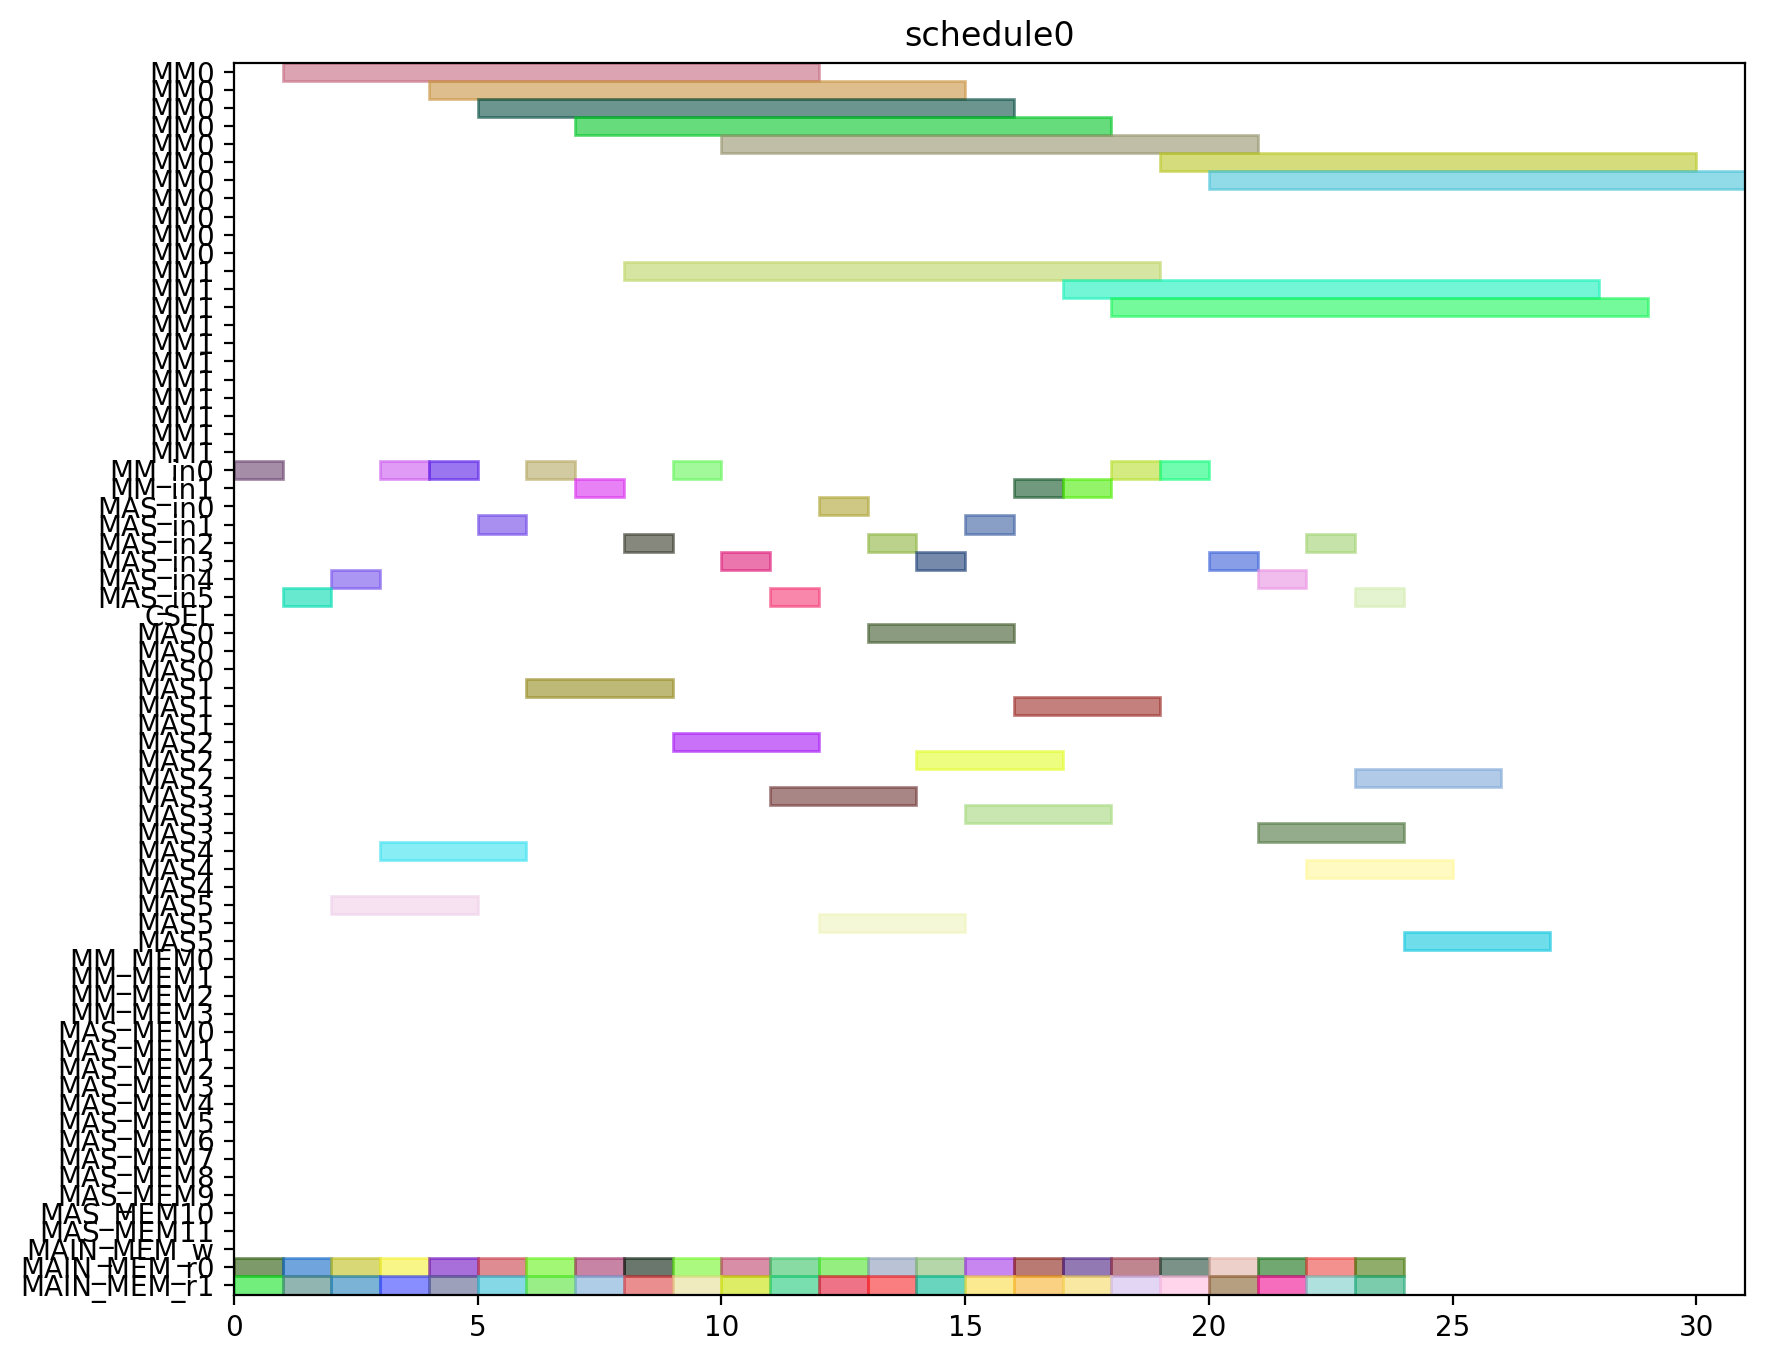

Write Python code to recreate this figure.
from pyschedule import Scenario, solvers, plotters, alt


def solve():
	horizon = 120
	S = Scenario("schedule0", horizon=horizon)

	# resource
	MM = S.Resources('MM', num=2, size=11)
	MM_in = S.Resources('MM_in', num=2)
	MAS_in = S.Resources('MAS_in', num=6)
	CSEL = S.Resource('CSEL')
	MAS = S.Resources('MAS', num=6, size=3, periods=range(1, horizon))
	MM_MEM = S.Resources('MM_MEM', num=4)
	MAS_MEM = S.Resources('MAS_MEM', num=12)
	MAIN_MEM_w = S.Resource('MAIN_MEM_w', size=1)
	MAIN_MEM_r = S.Resources('MAIN_MEM_r', num=2)

	# result of previous scheduling

	# new tasks
	t0_t0 = S.Task('t0_t0', length=3, delay_cost=1)
	t0_t0 += alt(MAS)
	t0_t0_in = S.Task('t0_t0_in', length=1, delay_cost=1)
	t0_t0_in += alt(MAS_in)
	S += t0_t0_in*MAS_in[0]<=t0_t0*MAS[0]

	S += t0_t0_in*MAS_in[1]<=t0_t0*MAS[1]

	S += t0_t0_in*MAS_in[2]<=t0_t0*MAS[2]

	S += t0_t0_in*MAS_in[3]<=t0_t0*MAS[3]

	S += t0_t0_in*MAS_in[4]<=t0_t0*MAS[4]

	S += t0_t0_in*MAS_in[5]<=t0_t0*MAS[5]

	t0_t0_mem0 = S.Task('t0_t0_mem0', length=1, delay_cost=1)
	t0_t0_mem0 += MAIN_MEM_r[0]
	S += t0_t0_mem0 <= t0_t0

	t0_t0_mem1 = S.Task('t0_t0_mem1', length=1, delay_cost=1)
	t0_t0_mem1 += MAIN_MEM_r[1]
	S += t0_t0_mem1 <= t0_t0

	t0_t1 = S.Task('t0_t1', length=3, delay_cost=1)
	t0_t1 += alt(MAS)
	t0_t1_in = S.Task('t0_t1_in', length=1, delay_cost=1)
	t0_t1_in += alt(MAS_in)
	S += t0_t1_in*MAS_in[0]<=t0_t1*MAS[0]

	S += t0_t1_in*MAS_in[1]<=t0_t1*MAS[1]

	S += t0_t1_in*MAS_in[2]<=t0_t1*MAS[2]

	S += t0_t1_in*MAS_in[3]<=t0_t1*MAS[3]

	S += t0_t1_in*MAS_in[4]<=t0_t1*MAS[4]

	S += t0_t1_in*MAS_in[5]<=t0_t1*MAS[5]

	t0_t1_mem0 = S.Task('t0_t1_mem0', length=1, delay_cost=1)
	t0_t1_mem0 += MAIN_MEM_r[0]
	S += t0_t1_mem0 <= t0_t1

	t0_t1_mem1 = S.Task('t0_t1_mem1', length=1, delay_cost=1)
	t0_t1_mem1 += MAIN_MEM_r[1]
	S += t0_t1_mem1 <= t0_t1

	t0_t3 = S.Task('t0_t3', length=11, delay_cost=1)
	t0_t3 += alt(MM)
	t0_t3_in = S.Task('t0_t3_in', length=1, delay_cost=1)
	t0_t3_in += alt(MM_in)
	S += t0_t3_in*MM_in[0]<=t0_t3*MM[0]
	S += t0_t3_in*MM_in[1]<=t0_t3*MM[1]
	t0_t3_mem0 = S.Task('t0_t3_mem0', length=1, delay_cost=1)
	t0_t3_mem0 += MAIN_MEM_r[0]
	S += t0_t3_mem0 <= t0_t3

	t0_t3_mem1 = S.Task('t0_t3_mem1', length=1, delay_cost=1)
	t0_t3_mem1 += MAIN_MEM_r[1]
	S += t0_t3_mem1 <= t0_t3

	t10 = S.Task('t10', length=3, delay_cost=1)
	t10 += alt(MAS)
	t10_in = S.Task('t10_in', length=1, delay_cost=1)
	t10_in += alt(MAS_in)
	S += t10_in*MAS_in[0]<=t10*MAS[0]

	S += t10_in*MAS_in[1]<=t10*MAS[1]

	S += t10_in*MAS_in[2]<=t10*MAS[2]

	S += t10_in*MAS_in[3]<=t10*MAS[3]

	S += t10_in*MAS_in[4]<=t10*MAS[4]

	S += t10_in*MAS_in[5]<=t10*MAS[5]

	t10_mem0 = S.Task('t10_mem0', length=1, delay_cost=1)
	t10_mem0 += MAIN_MEM_r[0]
	S += t10_mem0 <= t10

	t10_mem1 = S.Task('t10_mem1', length=1, delay_cost=1)
	t10_mem1 += MAIN_MEM_r[1]
	S += t10_mem1 <= t10

	t11 = S.Task('t11', length=3, delay_cost=1)
	t11 += alt(MAS)
	t11_in = S.Task('t11_in', length=1, delay_cost=1)
	t11_in += alt(MAS_in)
	S += t11_in*MAS_in[0]<=t11*MAS[0]

	S += t11_in*MAS_in[1]<=t11*MAS[1]

	S += t11_in*MAS_in[2]<=t11*MAS[2]

	S += t11_in*MAS_in[3]<=t11*MAS[3]

	S += t11_in*MAS_in[4]<=t11*MAS[4]

	S += t11_in*MAS_in[5]<=t11*MAS[5]

	t11_mem0 = S.Task('t11_mem0', length=1, delay_cost=1)
	t11_mem0 += MAIN_MEM_r[0]
	S += t11_mem0 <= t11

	t11_mem1 = S.Task('t11_mem1', length=1, delay_cost=1)
	t11_mem1 += MAIN_MEM_r[1]
	S += t11_mem1 <= t11

	t3_t0 = S.Task('t3_t0', length=11, delay_cost=1)
	t3_t0 += alt(MM)
	t3_t0_in = S.Task('t3_t0_in', length=1, delay_cost=1)
	t3_t0_in += alt(MM_in)
	S += t3_t0_in*MM_in[0]<=t3_t0*MM[0]
	S += t3_t0_in*MM_in[1]<=t3_t0*MM[1]
	t3_t0_mem0 = S.Task('t3_t0_mem0', length=1, delay_cost=1)
	t3_t0_mem0 += MAIN_MEM_r[0]
	S += t3_t0_mem0 <= t3_t0

	t3_t0_mem1 = S.Task('t3_t0_mem1', length=1, delay_cost=1)
	t3_t0_mem1 += MAIN_MEM_r[1]
	S += t3_t0_mem1 <= t3_t0

	t3_t1 = S.Task('t3_t1', length=11, delay_cost=1)
	t3_t1 += alt(MM)
	t3_t1_in = S.Task('t3_t1_in', length=1, delay_cost=1)
	t3_t1_in += alt(MM_in)
	S += t3_t1_in*MM_in[0]<=t3_t1*MM[0]
	S += t3_t1_in*MM_in[1]<=t3_t1*MM[1]
	t3_t1_mem0 = S.Task('t3_t1_mem0', length=1, delay_cost=1)
	t3_t1_mem0 += MAIN_MEM_r[0]
	S += t3_t1_mem0 <= t3_t1

	t3_t1_mem1 = S.Task('t3_t1_mem1', length=1, delay_cost=1)
	t3_t1_mem1 += MAIN_MEM_r[1]
	S += t3_t1_mem1 <= t3_t1

	t3_t2 = S.Task('t3_t2', length=3, delay_cost=1)
	t3_t2 += alt(MAS)
	t3_t2_in = S.Task('t3_t2_in', length=1, delay_cost=1)
	t3_t2_in += alt(MAS_in)
	S += t3_t2_in*MAS_in[0]<=t3_t2*MAS[0]

	S += t3_t2_in*MAS_in[1]<=t3_t2*MAS[1]

	S += t3_t2_in*MAS_in[2]<=t3_t2*MAS[2]

	S += t3_t2_in*MAS_in[3]<=t3_t2*MAS[3]

	S += t3_t2_in*MAS_in[4]<=t3_t2*MAS[4]

	S += t3_t2_in*MAS_in[5]<=t3_t2*MAS[5]

	t3_t2_mem0 = S.Task('t3_t2_mem0', length=1, delay_cost=1)
	t3_t2_mem0 += MAIN_MEM_r[0]
	S += t3_t2_mem0 <= t3_t2

	t3_t2_mem1 = S.Task('t3_t2_mem1', length=1, delay_cost=1)
	t3_t2_mem1 += MAIN_MEM_r[1]
	S += t3_t2_mem1 <= t3_t2

	t3_t3 = S.Task('t3_t3', length=3, delay_cost=1)
	t3_t3 += alt(MAS)
	t3_t3_in = S.Task('t3_t3_in', length=1, delay_cost=1)
	t3_t3_in += alt(MAS_in)
	S += t3_t3_in*MAS_in[0]<=t3_t3*MAS[0]

	S += t3_t3_in*MAS_in[1]<=t3_t3*MAS[1]

	S += t3_t3_in*MAS_in[2]<=t3_t3*MAS[2]

	S += t3_t3_in*MAS_in[3]<=t3_t3*MAS[3]

	S += t3_t3_in*MAS_in[4]<=t3_t3*MAS[4]

	S += t3_t3_in*MAS_in[5]<=t3_t3*MAS[5]

	t3_t3_mem0 = S.Task('t3_t3_mem0', length=1, delay_cost=1)
	t3_t3_mem0 += MAIN_MEM_r[0]
	S += t3_t3_mem0 <= t3_t3

	t3_t3_mem1 = S.Task('t3_t3_mem1', length=1, delay_cost=1)
	t3_t3_mem1 += MAIN_MEM_r[1]
	S += t3_t3_mem1 <= t3_t3

	t4_t0 = S.Task('t4_t0', length=3, delay_cost=1)
	t4_t0 += alt(MAS)
	t4_t0_in = S.Task('t4_t0_in', length=1, delay_cost=1)
	t4_t0_in += alt(MAS_in)
	S += t4_t0_in*MAS_in[0]<=t4_t0*MAS[0]

	S += t4_t0_in*MAS_in[1]<=t4_t0*MAS[1]

	S += t4_t0_in*MAS_in[2]<=t4_t0*MAS[2]

	S += t4_t0_in*MAS_in[3]<=t4_t0*MAS[3]

	S += t4_t0_in*MAS_in[4]<=t4_t0*MAS[4]

	S += t4_t0_in*MAS_in[5]<=t4_t0*MAS[5]

	t4_t0_mem0 = S.Task('t4_t0_mem0', length=1, delay_cost=1)
	t4_t0_mem0 += MAIN_MEM_r[0]
	S += t4_t0_mem0 <= t4_t0

	t4_t0_mem1 = S.Task('t4_t0_mem1', length=1, delay_cost=1)
	t4_t0_mem1 += MAIN_MEM_r[1]
	S += t4_t0_mem1 <= t4_t0

	t4_t1 = S.Task('t4_t1', length=3, delay_cost=1)
	t4_t1 += alt(MAS)
	t4_t1_in = S.Task('t4_t1_in', length=1, delay_cost=1)
	t4_t1_in += alt(MAS_in)
	S += t4_t1_in*MAS_in[0]<=t4_t1*MAS[0]

	S += t4_t1_in*MAS_in[1]<=t4_t1*MAS[1]

	S += t4_t1_in*MAS_in[2]<=t4_t1*MAS[2]

	S += t4_t1_in*MAS_in[3]<=t4_t1*MAS[3]

	S += t4_t1_in*MAS_in[4]<=t4_t1*MAS[4]

	S += t4_t1_in*MAS_in[5]<=t4_t1*MAS[5]

	t4_t1_mem0 = S.Task('t4_t1_mem0', length=1, delay_cost=1)
	t4_t1_mem0 += MAIN_MEM_r[0]
	S += t4_t1_mem0 <= t4_t1

	t4_t1_mem1 = S.Task('t4_t1_mem1', length=1, delay_cost=1)
	t4_t1_mem1 += MAIN_MEM_r[1]
	S += t4_t1_mem1 <= t4_t1

	t4_t3 = S.Task('t4_t3', length=11, delay_cost=1)
	t4_t3 += alt(MM)
	t4_t3_in = S.Task('t4_t3_in', length=1, delay_cost=1)
	t4_t3_in += alt(MM_in)
	S += t4_t3_in*MM_in[0]<=t4_t3*MM[0]
	S += t4_t3_in*MM_in[1]<=t4_t3*MM[1]
	t4_t3_mem0 = S.Task('t4_t3_mem0', length=1, delay_cost=1)
	t4_t3_mem0 += MAIN_MEM_r[0]
	S += t4_t3_mem0 <= t4_t3

	t4_t3_mem1 = S.Task('t4_t3_mem1', length=1, delay_cost=1)
	t4_t3_mem1 += MAIN_MEM_r[1]
	S += t4_t3_mem1 <= t4_t3

	t5_t0 = S.Task('t5_t0', length=11, delay_cost=1)
	t5_t0 += alt(MM)
	t5_t0_in = S.Task('t5_t0_in', length=1, delay_cost=1)
	t5_t0_in += alt(MM_in)
	S += t5_t0_in*MM_in[0]<=t5_t0*MM[0]
	S += t5_t0_in*MM_in[1]<=t5_t0*MM[1]
	t5_t0_mem0 = S.Task('t5_t0_mem0', length=1, delay_cost=1)
	t5_t0_mem0 += MAIN_MEM_r[0]
	S += t5_t0_mem0 <= t5_t0

	t5_t0_mem1 = S.Task('t5_t0_mem1', length=1, delay_cost=1)
	t5_t0_mem1 += MAIN_MEM_r[1]
	S += t5_t0_mem1 <= t5_t0

	t5_t1 = S.Task('t5_t1', length=11, delay_cost=1)
	t5_t1 += alt(MM)
	t5_t1_in = S.Task('t5_t1_in', length=1, delay_cost=1)
	t5_t1_in += alt(MM_in)
	S += t5_t1_in*MM_in[0]<=t5_t1*MM[0]
	S += t5_t1_in*MM_in[1]<=t5_t1*MM[1]
	t5_t1_mem0 = S.Task('t5_t1_mem0', length=1, delay_cost=1)
	t5_t1_mem0 += MAIN_MEM_r[0]
	S += t5_t1_mem0 <= t5_t1

	t5_t1_mem1 = S.Task('t5_t1_mem1', length=1, delay_cost=1)
	t5_t1_mem1 += MAIN_MEM_r[1]
	S += t5_t1_mem1 <= t5_t1

	t5_t2 = S.Task('t5_t2', length=3, delay_cost=1)
	t5_t2 += alt(MAS)
	t5_t2_in = S.Task('t5_t2_in', length=1, delay_cost=1)
	t5_t2_in += alt(MAS_in)
	S += t5_t2_in*MAS_in[0]<=t5_t2*MAS[0]

	S += t5_t2_in*MAS_in[1]<=t5_t2*MAS[1]

	S += t5_t2_in*MAS_in[2]<=t5_t2*MAS[2]

	S += t5_t2_in*MAS_in[3]<=t5_t2*MAS[3]

	S += t5_t2_in*MAS_in[4]<=t5_t2*MAS[4]

	S += t5_t2_in*MAS_in[5]<=t5_t2*MAS[5]

	t5_t2_mem0 = S.Task('t5_t2_mem0', length=1, delay_cost=1)
	t5_t2_mem0 += MAIN_MEM_r[0]
	S += t5_t2_mem0 <= t5_t2

	t5_t2_mem1 = S.Task('t5_t2_mem1', length=1, delay_cost=1)
	t5_t2_mem1 += MAIN_MEM_r[1]
	S += t5_t2_mem1 <= t5_t2

	t5_t3 = S.Task('t5_t3', length=3, delay_cost=1)
	t5_t3 += alt(MAS)
	t5_t3_in = S.Task('t5_t3_in', length=1, delay_cost=1)
	t5_t3_in += alt(MAS_in)
	S += t5_t3_in*MAS_in[0]<=t5_t3*MAS[0]

	S += t5_t3_in*MAS_in[1]<=t5_t3*MAS[1]

	S += t5_t3_in*MAS_in[2]<=t5_t3*MAS[2]

	S += t5_t3_in*MAS_in[3]<=t5_t3*MAS[3]

	S += t5_t3_in*MAS_in[4]<=t5_t3*MAS[4]

	S += t5_t3_in*MAS_in[5]<=t5_t3*MAS[5]

	t5_t3_mem0 = S.Task('t5_t3_mem0', length=1, delay_cost=1)
	t5_t3_mem0 += MAIN_MEM_r[0]
	S += t5_t3_mem0 <= t5_t3

	t5_t3_mem1 = S.Task('t5_t3_mem1', length=1, delay_cost=1)
	t5_t3_mem1 += MAIN_MEM_r[1]
	S += t5_t3_mem1 <= t5_t3

	t6_t0 = S.Task('t6_t0', length=11, delay_cost=1)
	t6_t0 += alt(MM)
	t6_t0_in = S.Task('t6_t0_in', length=1, delay_cost=1)
	t6_t0_in += alt(MM_in)
	S += t6_t0_in*MM_in[0]<=t6_t0*MM[0]
	S += t6_t0_in*MM_in[1]<=t6_t0*MM[1]
	t6_t0_mem0 = S.Task('t6_t0_mem0', length=1, delay_cost=1)
	t6_t0_mem0 += MAIN_MEM_r[0]
	S += t6_t0_mem0 <= t6_t0

	t6_t0_mem1 = S.Task('t6_t0_mem1', length=1, delay_cost=1)
	t6_t0_mem1 += MAIN_MEM_r[1]
	S += t6_t0_mem1 <= t6_t0

	t6_t1 = S.Task('t6_t1', length=11, delay_cost=1)
	t6_t1 += alt(MM)
	t6_t1_in = S.Task('t6_t1_in', length=1, delay_cost=1)
	t6_t1_in += alt(MM_in)
	S += t6_t1_in*MM_in[0]<=t6_t1*MM[0]
	S += t6_t1_in*MM_in[1]<=t6_t1*MM[1]
	t6_t1_mem0 = S.Task('t6_t1_mem0', length=1, delay_cost=1)
	t6_t1_mem0 += MAIN_MEM_r[0]
	S += t6_t1_mem0 <= t6_t1

	t6_t1_mem1 = S.Task('t6_t1_mem1', length=1, delay_cost=1)
	t6_t1_mem1 += MAIN_MEM_r[1]
	S += t6_t1_mem1 <= t6_t1

	t6_t2 = S.Task('t6_t2', length=3, delay_cost=1)
	t6_t2 += alt(MAS)
	t6_t2_in = S.Task('t6_t2_in', length=1, delay_cost=1)
	t6_t2_in += alt(MAS_in)
	S += t6_t2_in*MAS_in[0]<=t6_t2*MAS[0]

	S += t6_t2_in*MAS_in[1]<=t6_t2*MAS[1]

	S += t6_t2_in*MAS_in[2]<=t6_t2*MAS[2]

	S += t6_t2_in*MAS_in[3]<=t6_t2*MAS[3]

	S += t6_t2_in*MAS_in[4]<=t6_t2*MAS[4]

	S += t6_t2_in*MAS_in[5]<=t6_t2*MAS[5]

	t6_t2_mem0 = S.Task('t6_t2_mem0', length=1, delay_cost=1)
	t6_t2_mem0 += MAIN_MEM_r[0]
	S += t6_t2_mem0 <= t6_t2

	t6_t2_mem1 = S.Task('t6_t2_mem1', length=1, delay_cost=1)
	t6_t2_mem1 += MAIN_MEM_r[1]
	S += t6_t2_mem1 <= t6_t2

	t6_t3 = S.Task('t6_t3', length=3, delay_cost=1)
	t6_t3 += alt(MAS)
	t6_t3_in = S.Task('t6_t3_in', length=1, delay_cost=1)
	t6_t3_in += alt(MAS_in)
	S += t6_t3_in*MAS_in[0]<=t6_t3*MAS[0]

	S += t6_t3_in*MAS_in[1]<=t6_t3*MAS[1]

	S += t6_t3_in*MAS_in[2]<=t6_t3*MAS[2]

	S += t6_t3_in*MAS_in[3]<=t6_t3*MAS[3]

	S += t6_t3_in*MAS_in[4]<=t6_t3*MAS[4]

	S += t6_t3_in*MAS_in[5]<=t6_t3*MAS[5]

	t6_t3_mem0 = S.Task('t6_t3_mem0', length=1, delay_cost=1)
	t6_t3_mem0 += MAIN_MEM_r[0]
	S += t6_t3_mem0 <= t6_t3

	t6_t3_mem1 = S.Task('t6_t3_mem1', length=1, delay_cost=1)
	t6_t3_mem1 += MAIN_MEM_r[1]
	S += t6_t3_mem1 <= t6_t3

	t7_t0 = S.Task('t7_t0', length=11, delay_cost=1)
	t7_t0 += alt(MM)
	t7_t0_in = S.Task('t7_t0_in', length=1, delay_cost=1)
	t7_t0_in += alt(MM_in)
	S += t7_t0_in*MM_in[0]<=t7_t0*MM[0]
	S += t7_t0_in*MM_in[1]<=t7_t0*MM[1]
	t7_t0_mem0 = S.Task('t7_t0_mem0', length=1, delay_cost=1)
	t7_t0_mem0 += MAIN_MEM_r[0]
	S += t7_t0_mem0 <= t7_t0

	t7_t0_mem1 = S.Task('t7_t0_mem1', length=1, delay_cost=1)
	t7_t0_mem1 += MAIN_MEM_r[1]
	S += t7_t0_mem1 <= t7_t0

	t7_t1 = S.Task('t7_t1', length=11, delay_cost=1)
	t7_t1 += alt(MM)
	t7_t1_in = S.Task('t7_t1_in', length=1, delay_cost=1)
	t7_t1_in += alt(MM_in)
	S += t7_t1_in*MM_in[0]<=t7_t1*MM[0]
	S += t7_t1_in*MM_in[1]<=t7_t1*MM[1]
	t7_t1_mem0 = S.Task('t7_t1_mem0', length=1, delay_cost=1)
	t7_t1_mem0 += MAIN_MEM_r[0]
	S += t7_t1_mem0 <= t7_t1

	t7_t1_mem1 = S.Task('t7_t1_mem1', length=1, delay_cost=1)
	t7_t1_mem1 += MAIN_MEM_r[1]
	S += t7_t1_mem1 <= t7_t1

	t7_t2 = S.Task('t7_t2', length=3, delay_cost=1)
	t7_t2 += alt(MAS)
	t7_t2_in = S.Task('t7_t2_in', length=1, delay_cost=1)
	t7_t2_in += alt(MAS_in)
	S += t7_t2_in*MAS_in[0]<=t7_t2*MAS[0]

	S += t7_t2_in*MAS_in[1]<=t7_t2*MAS[1]

	S += t7_t2_in*MAS_in[2]<=t7_t2*MAS[2]

	S += t7_t2_in*MAS_in[3]<=t7_t2*MAS[3]

	S += t7_t2_in*MAS_in[4]<=t7_t2*MAS[4]

	S += t7_t2_in*MAS_in[5]<=t7_t2*MAS[5]

	t7_t2_mem0 = S.Task('t7_t2_mem0', length=1, delay_cost=1)
	t7_t2_mem0 += MAIN_MEM_r[0]
	S += t7_t2_mem0 <= t7_t2

	t7_t2_mem1 = S.Task('t7_t2_mem1', length=1, delay_cost=1)
	t7_t2_mem1 += MAIN_MEM_r[1]
	S += t7_t2_mem1 <= t7_t2

	t7_t3 = S.Task('t7_t3', length=3, delay_cost=1)
	t7_t3 += alt(MAS)
	t7_t3_in = S.Task('t7_t3_in', length=1, delay_cost=1)
	t7_t3_in += alt(MAS_in)
	S += t7_t3_in*MAS_in[0]<=t7_t3*MAS[0]

	S += t7_t3_in*MAS_in[1]<=t7_t3*MAS[1]

	S += t7_t3_in*MAS_in[2]<=t7_t3*MAS[2]

	S += t7_t3_in*MAS_in[3]<=t7_t3*MAS[3]

	S += t7_t3_in*MAS_in[4]<=t7_t3*MAS[4]

	S += t7_t3_in*MAS_in[5]<=t7_t3*MAS[5]

	t7_t3_mem0 = S.Task('t7_t3_mem0', length=1, delay_cost=1)
	t7_t3_mem0 += MAIN_MEM_r[0]
	S += t7_t3_mem0 <= t7_t3

	t7_t3_mem1 = S.Task('t7_t3_mem1', length=1, delay_cost=1)
	t7_t3_mem1 += MAIN_MEM_r[1]
	S += t7_t3_mem1 <= t7_t3

	solvers.mip.solve(S,msg=1,kind='CPLEX',ratio_gap=1.01)

	solution = [['hoge']*len(S.solution()[1]) for i in range(len(S.solution()))]
	for i in range(len(S.solution())):
		for j in range(len(S.solution()[i])):
			solution[i][j]=str(S.solution()[i][j])
	print(solution)

	cycles = int(solution[-1][3])

	pic_file_name = "/mnt/rose/usr1/fukuda/ABE/multiRAM_multiMAS_16mux/scheduling_result/stage11MM2_stage3MAS6/SQR012345/schedule0.png"
	if(S.solution() != []):
		plotters.matplotlib.plot(S,img_filename=pic_file_name, show_task_labels=False, fig_size=(cycles*0.25+3, 8))

	return solution
